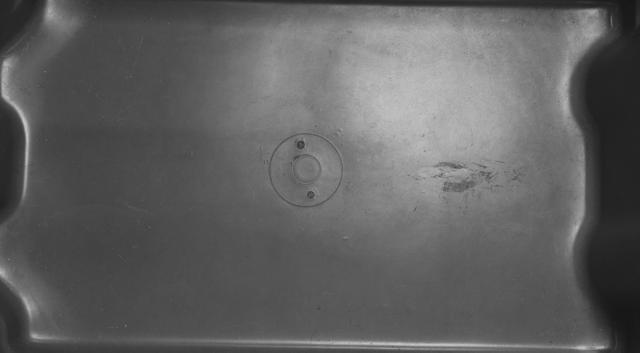
%> input picture Individual/example_empty.jpg, 640 x 353 px
$ octave --eval "result = count_needles(imread('../Individual/example_empty.jpg'));"   (GNU Octave 9; MATLAB toolbox functions it lacks are replaced by stand-ins)
%> lines starting %> are read from the running program, lines starting %| are printed output that depends on the picture; in (x1, y1, x2, y2) boxes, pixels count from 0 and x2, y2 are one past the last pixel; in counts of white or black regions, pixels touching at a corner belong together; the program's own positions count from 1
% function n = count_needles(img)
%     % Return the number of needles in the variable n
%     % img will be given as a uint8 grayscale image.
%
%     n = 0;
%
% end


function n = count_needles(img)


%% Convert Image to Greyscale
    img = rgb2gray(imread('needles_48.png'));
    %figure(); imshow(img);

%% Convert Image to Binary
    mask = img - 145;
    mask = imbinarize(mask);
    mask = ~mask; %invert
    %figure(); imshow(mask);

%% Seperate inner circles
    mask2 = bwareaopen(mask, 10000);
    %figure(); imshow(mask2);

    inner = mask - mask2;
    %figure(); imshow(inner);

%% Label each section
    labeled = logical(inner);
    %unique(labeled)

%% Remove extra pixel errors and count
    needles = regionprops(labeled);
    errors = sum(cat(1, needles.Area) < 10);
    n = max(size(needles)) - errors;

end

%%
function n = count_needles(img)

    clc;

    img = rgb2gray(img);
%> img is the input picture: size 353x640 uint8; min 23, max 199, mean 96.7

    img = img - 255/2;
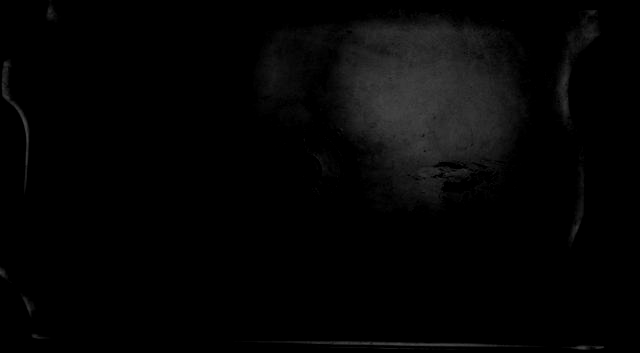
%> img: size 353x640 uint8; min 0, max 72, mean 4.9

    img = imbinarize(img);
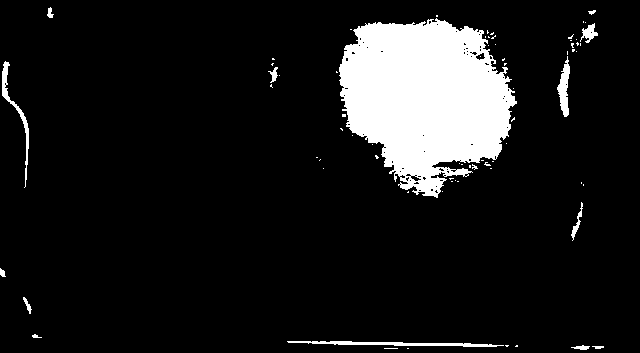
%> img: size 353x640 logical; 10.6% white; 73 white regions (59 under 20 px), largest, box (x1, y1, x2, y2) and area: (339, 18, 517, 198) 21652, (287, 341, 504, 347) 631, (2, 61, 29, 188) 466

    img = 1 - img;

    filter = bwareaopen(img, 100000);
%> filter: size 353x640 logical; 89.3% white; 72 black regions (58 under 20 px), largest, box (x1, y1, x2, y2) and area: (339, 18, 517, 198) 21870, (287, 341, 504, 347) 631, (2, 61, 29, 188) 466

    holes = img - filter;
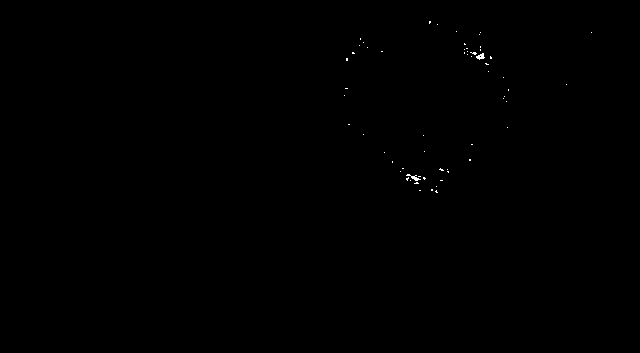
%> holes: size 353x640 double; values 0 (black) and 1 (white), 0.1% white in thin lines or dots, all inside (x1, y1, x2, y2) = (344, 21, 592, 193)

    count = logical(holes);

    points = regionprops(count);
%> points = 60 regions; largest, box (x1, y1, x2, y2), Area and Centroid: (406, 174, 421, 181) 37 [414.5 178.1], (476, 53, 485, 60) 36 [481.3 57.2], (470, 52, 477, 55) 12 [474.5 53.8], (439, 168, 444, 171) 8 [442 170.2], (406, 177, 409, 181) 7 [408 179.4]

    invalid = cat(1, points.Area);
%> invalid = 60 values, max 37 at index 16, min 1 at index 1, mean 3.65

    thresh = 10;

    invalid = sum(invalid < thresh);
%> invalid = 57

    n = size(points);
%> n = [60 1]

    n = max(n);
%> n = 60

    n = n - invalid;
%> n = 3

end
